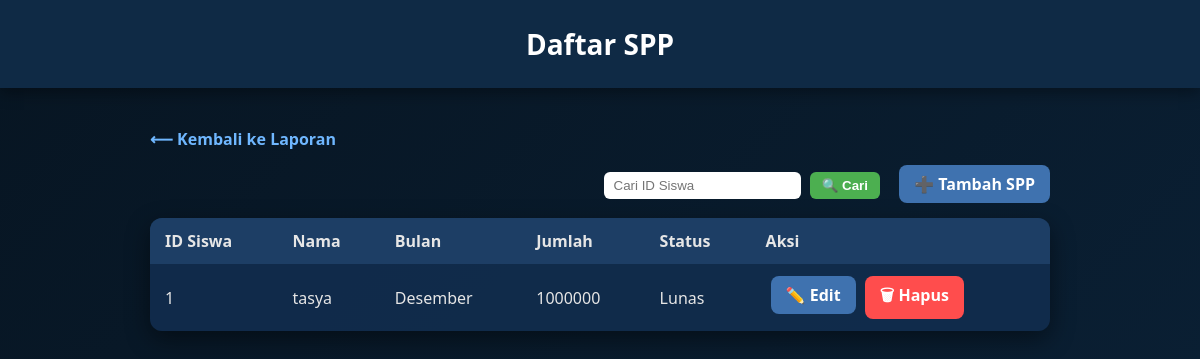
Page /laporan/spp/ on the earlier database version.
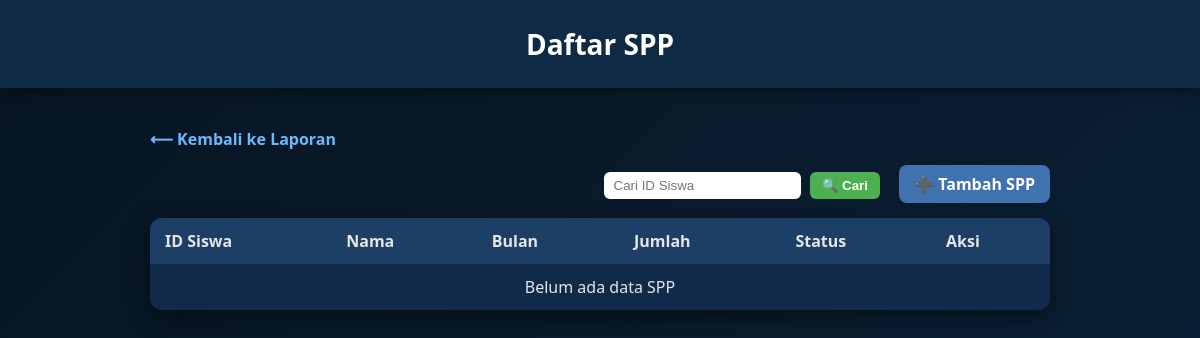
Same page on the later database version.
### laporan/models.py (models this page shows, shortened)
class SPP(models.Model):
    STATUS_CHOICES = [
        ('Lunas', 'Lunas'),
        ('Belum Lunas', 'Belum Lunas'),
    ]
    id_siswa = models.CharField(max_length=20)
    nama = models.CharField(max_length=100)
    bulan = models.CharField(max_length=20)
    jumlah = models.IntegerField()
    status = models.CharField(max_length=20, choices=STATUS_CHOICES, default='Belum Lunas')

### laporan/views.py (the view)
# urls.py: path('spp/', views.SPPListView.as_view(), name='spp_list'),
class SPPListView(ListView):
    model = SPP
    template_name = 'laporan/spp_list.html'
    context_object_name = 'spp'
    def get_queryset(self):
        queryset = super().get_queryset()
        id_siswa = self.request.GET.get('id_siswa')
        if id_siswa:
            queryset = queryset.filter(id_siswa__icontains=id_siswa)
        return queryset

### laporan/templates/laporan/spp_list.html (shortened to what this page needs)
<!DOCTYPE html>
<html lang="en">
<head>
</head>
<body>
<header>Daftar SPP</header>
<div class="wrapper">
    <a href="{% url 'laporan_home' %}" class="back">⟵ Kembali ke Laporan</a>
    <div class="top-actions">
        <form method="get" style="display:inline-block; margin-right:10px;">
            <input type="text" name="id_siswa" class="search-box" placeholder="Cari ID Siswa"
                   value="{{ request.GET.id_siswa }}">
            <button type="submit" class="search-button">🔍 Cari</button>
        </form>
        <a href="{% url 'spp_tambah' %}" class="button">➕ Tambah SPP</a>
    </div>
    <table>
        <thead>
            <tr>
                <th>ID Siswa</th>
                <th>Nama</th>
                <th>Bulan</th>
                <th>Jumlah</th>
                <th>Status</th>
                <th>Aksi</th>
            </tr>
        </thead>
        <tbody>
            {% for s in spp %}
            <tr>
                <td>{{ s.id_siswa }}</td>
                <td>{{ s.nama }}</td>
                <td>{{ s.bulan }}</td>
                <td>{{ s.jumlah }}</td>
                <td>{{ s.status }}</td>
                <td>
                    <a href="{% url 'spp_edit' s.pk %}" class="button">✏️ Edit</a>
                    <a href="{% url 'spp_hapus' s.pk %}" class="button delete-button">🗑 Hapus</a>
                </td>
            </tr>
            {% empty %}
            <tr>
                <td colspan="6" style="text-align:center;">Belum ada data SPP</td>
            </tr>
            {% endfor %}
        </tbody>
    </table>
</div>
</body>
</html>

Differences in the rows shown:
removed SPP: id_siswa "1", nama "tasya", bulan "Desember", jumlah "1000000", status "Lunas"
Other differences:
text now shown: "Belum ada data SPP"
